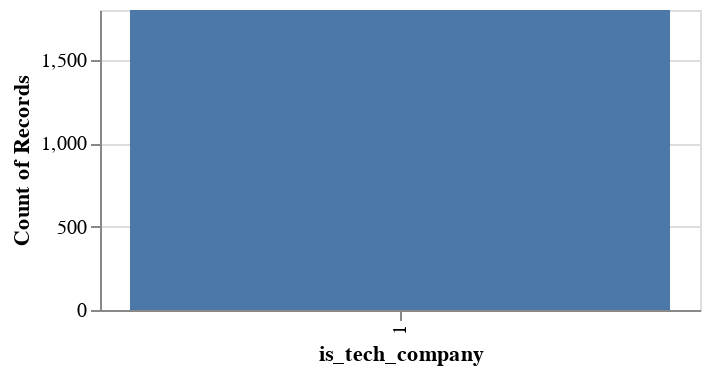

The cell this chart's notebook holds for it:
### Markdown cell above
Now we have fixed the issue and can continue forth with EDA!

### Code cell
alt.Chart(qna).mark_bar().encode(
    alt.X('is_tech_company:N'),
    alt.Y('count()')
).properties(
    width=300,
    height=150)

### Figure 1 — Vega-Lite specification as saved in the notebook (floating-point values rounded to 4 significant figures; data arrays with more than 128 entries replaced by an {"elided": "..."} marker saying what was removed)
{"config": {"view": {"continuousWidth": 300, "continuousHeight": 300}}, "data": {"name": "data-a57df6d96e28a4e36e2e91291761ded0"}, "mark": {"type": "bar"}, "encoding": {"x": {"field": "is_tech_company", "type": "nominal"}, "y": {"aggregate": "count", "type": "quantitative"}}, "height": 150, "width": 300, "$schema": "https://vega.github.io/schema/vega-lite/v5.20.1.json", "datasets": {"data-a57df6d96e28a4e36e2e91291761ded0": {"elided": "1800 records"}}}
